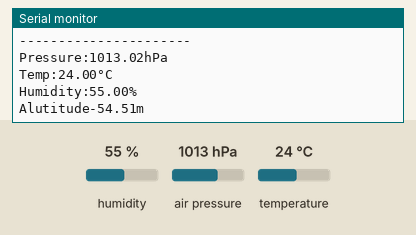
A sketch run on a simulated Arduino Uno, built with avr-gcc and run on an emulated ATmega328P. On the bench: the last lines printed to the serial monitor. Wiring (inferred from the names in the program): BME280 sensor at I2C address 0x76. The test bench sets the inputs (shaded band); at power-on: humidity 55 %, air pressure 1013 hPa, temperature 24 °C.

Above: at 2.2 s.
2.3 s: humidity set to 22 %
At 3.6 s:
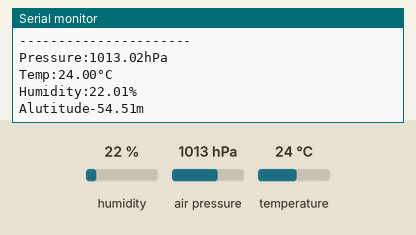
3.8 s: air pressure set to 952 hPa
At 5.0 s:
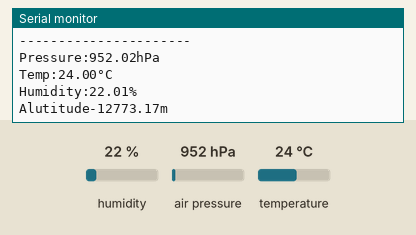
5.3 s: temperature set to 12 °C
At 6.9 s:
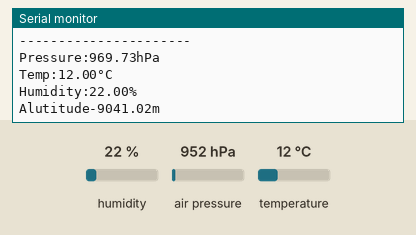
Timing chart, 0 to 8.4 s (numbered marks = the images above; inputs shaded):
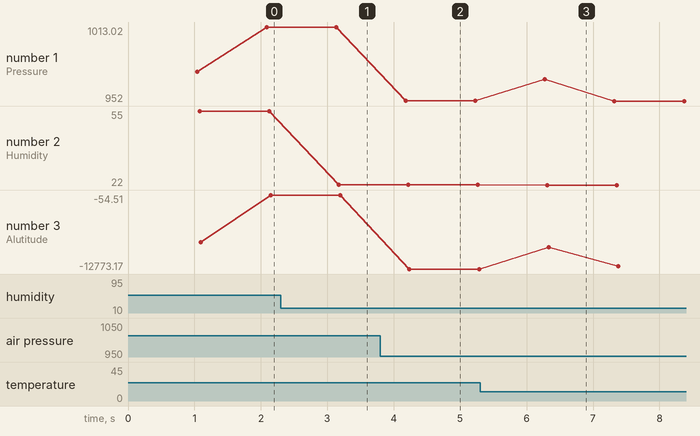

Measured:
- after the input at 2.3 s, the serial monitor: prints a new line after 0.87 s (image 1)
- after the input at 3.8 s, the serial monitor: prints a new line after 0.38 s (image 2)
- after the input at 5.3 s, the serial monitor: prints a new line after 0.98 s (image 3)
- plotted number 1: 1013.02 → 952.02 after the input at 3.8 s, 952.02 → 952 after the input at 5.3 s
- plotted number 2: 55 → 22.01 after the input at 2.3 s, 22.01 → 22 after the input at 5.3 s
- plotted number 3: -54.51 → -12773.17 after the input at 3.8 s, -12773.17 → -12260.85 after the input at 5.3 s

The sketch:

BME280_i2c.ino
```cpp
#include <Wire.h>

//アドレス指定
#define BME280_ADDR 0x76
#define CONFIG 0xF5
#define CTRL_MEAS 0xF4
#define CTRL_HUM 0xF2

//気温補正データ
uint16_t dig_T1;
int16_t  dig_T2;
int16_t  dig_T3;

//湿度補正データ
uint8_t  dig_H1;
int16_t  dig_H2;
uint8_t  dig_H3;
int16_t  dig_H4;
int16_t  dig_H5;
int8_t   dig_H6;

//気圧補正データ
uint16_t dig_P1;
int16_t  dig_P2;
int16_t  dig_P3;
int16_t  dig_P4;
int16_t  dig_P5;
int16_t  dig_P6;
int16_t  dig_P7;
int16_t  dig_P8;
int16_t  dig_P9;

unsigned char dac[26];
unsigned int i;

int32_t t_fine;
int32_t adc_P, adc_T, adc_H;
int32_t  temp_cal;
uint32_t humi_cal, pres_cal;
double temp, humi, pres , alt;
double p0 = 1013.25;

void setup() {
  //シリアル通信初期化
  Serial.begin(9600);//シリアル通信を9600bpsで初期化

  //I2C初期化
  Wire.begin();//I2Cを初期化

  //BME280動作設定
  Wire.beginTransmission(BME280_ADDR);//I2Cスレーブ「Arduino Uno」のデータ送信開始
  Wire.write(CONFIG);//動作設定
  Wire.write(0x00);//「単発測定」、「フィルタなし」、「SPI 4線式」
  Wire.endTransmission();//I2Cスレーブ「Arduino Uno」のデータ送信終了

  //BME280測定条件設定
  Wire.beginTransmission(BME280_ADDR);//I2Cスレーブ「Arduino Uno」のデータ送信開始
  Wire.write(CTRL_MEAS);//測定条件設定
  Wire.write(0x24);//「温度・気圧オーバーサンプリングx1」、「スリープモード」
  Wire.endTransmission();//I2Cスレーブ「Arduino Uno」のデータ送信終了

  //BME280温度測定条件設定
  Wire.beginTransmission(BME280_ADDR);//I2Cスレーブ「Arduino Uno」のデータ送信開始
  Wire.write(CTRL_HUM);//湿度測定条件設定
  Wire.write(0x01);//「湿度オーバーサンプリングx1」
  Wire.endTransmission();//I2Cスレーブ「Arduino Uno」のデータ送信終了

  //BME280補正データ取得
  Wire.beginTransmission(BME280_ADDR);//I2Cスレーブ「Arduino Uno」のデータ送信開始
  Wire.write(0x88);//出力データバイトを「補正データ」のアドレスに指定
  Wire.endTransmission();//I2Cスレーブ「Arduino Uno」のデータ送信終了

  Wire.requestFrom(BME280_ADDR, 26);//I2Cデバイス「BME280」に26Byteのデータ要求
  for (i=0; i<26; i++){
    while (Wire.available() == 0 ){}
    dac[i] = Wire.read();//dacにI2Cデバイス「BME280」のデータ読み込み
  }

  dig_T1 = ((uint16_t)((dac[1] << 8) | dac[0]));
  dig_T2 = ((int16_t)((dac[3] << 8) | dac[2]));
  dig_T3 = ((int16_t)((dac[5] << 8) | dac[4]));

  dig_P1 = ((uint16_t)((dac[7] << 8) | dac[6]));
  dig_P2 = ((int16_t)((dac[9] << 8) | dac[8]));
  dig_P3 = ((int16_t)((dac[11] << 8) | dac[10]));
  dig_P4 = ((int16_t)((dac[13] << 8) | dac[12]));
  dig_P5 = ((int16_t)((dac[15] << 8) | dac[14]));
  dig_P6 = ((int16_t)((dac[17] << 8) | dac[16]));
  dig_P7 = ((int16_t)((dac[19] << 8) | dac[18]));
  dig_P8 = ((int16_t)((dac[21] << 8) | dac[20]));
  dig_P9 = ((int16_t)((dac[23] << 8) | dac[22]));

  dig_H1 = ((uint8_t)(dac[25]));

  Wire.beginTransmission(BME280_ADDR);//I2Cスレーブ「Arduino Uno」のデータ送信開始
  Wire.write(0xE1);//出力データバイトを「補正データ」のアドレスに指定
  Wire.endTransmission();//I2Cスレーブ「Arduino Uno」のデータ送信終了

  Wire.requestFrom(BME280_ADDR, 7);//I2Cデバイス「BME280」に7Byteのデータ要求
  for (i=0; i<7; i++){
    while (Wire.available() == 0 ){}
    dac[i] = Wire.read();//dacにI2Cデバイス「BME280」のデータ読み込み
  }

  dig_H2 = ((int16_t)((dac[1] << 8) | dac[0]));
  dig_H3 = ((uint8_t)(dac[2]));
  dig_H4 = ((int16_t)((dac[3] << 4) + (dac[4] & 0x0F)));
  dig_H5 = ((int16_t)((dac[5] << 4) + ((dac[4] >> 4) & 0x0F)));
  dig_H6 = ((int8_t)dac[6]);

  delay(1000);//1000msec待機(1秒待機)
}

void loop() {

  //BME280測定条件設定(1回測定後、スリープモード)
  Wire.beginTransmission(BME280_ADDR);//I2Cスレーブ「Arduino Uno」のデータ送信開始
  Wire.write(CTRL_MEAS);//測定条件設定
  Wire.write(0x25);//「温度・気圧オーバーサンプリングx1」、「1回測定後、スリープモード」
  Wire.endTransmission();//I2Cスレーブ「Arduino Uno」のデータ送信終了
  delay(10);//10msec待機

  //測定データ取得
  Wire.beginTransmission(BME280_ADDR);//I2Cスレーブ「Arduino Uno」のデータ送信開始
  Wire.write(0xF7);//出力データバイトを「気圧データ」のアドレスに指定
  Wire.endTransmission();//I2Cスレーブ「Arduino Uno」のデータ送信終了

  Wire.requestFrom(BME280_ADDR, 8);//I2Cデバイス「BME280」に8Byteのデータ要求
  for (i=0; i<8; i++){
    while (Wire.available() == 0 ){}
    dac[i] = Wire.read();//dacにI2Cデバイス「BME280」のデータ読み込み
  }

  adc_P = ((uint32_t)dac[0] << 12) | ((uint32_t)dac[1] << 4) | ((dac[2] >> 4) & 0x0F);
  adc_T = ((uint32_t)dac[3] << 12) | ((uint32_t)dac[4] << 4) | ((dac[5] >> 4) & 0x0F);
  adc_H = ((uint32_t)dac[6] << 8) | ((uint32_t)dac[7]);

  pres_cal = BME280_compensate_P_int32(adc_P);//気圧データ補正計算
  temp_cal = BME280_compensate_T_int32(adc_T);//温度データ補正計算
  humi_cal = bme280_compensate_H_int32(adc_H);//湿度データ補正計算

  pres = (float)pres_cal / 100.0;//気圧データを実際の値に計算
  temp = (float)temp_cal / 100.0;//温度データを実際の値に計算
  humi = (float)humi_cal / 1024.0;//湿度データを実際の値に計算
  alt  = ((pow(p0/pres,-5.257)-1)*(temp + 273.15))/0.0065;

  //シリアルモニタ送信
  Serial.println("----------------------");
  Serial.print("Pressure:");//文字列「Pressure:」をシリアルモニタに送信
  Serial.print(pres);//「pres」をシリアルモニタに送信
  Serial.println("hPa ");//文字列「hPa 」をシリアルモニタに送信
  Serial.print("Temp:");//文字列「Temp:」をシリアルモニタに送信
  Serial.print(temp);//「temp」をシリアルモニタに送信
  Serial.println("°C ");//文字列「°C 」をシリアルモニタに送信
  Serial.print("Humidity:");//文字列「Humidity:」をシリアルモニタに送信
  Serial.print(humi);//「humi」をシリアルモニタに送信
  Serial.println("%");//文字列「%」をシリアルモニタに送信、改行
  Serial.print("Alutitude");
  Serial.print(alt);
  Serial.println("m");
  delay(1000);//1000msec待機(1秒待機)
}

//温度補正 関数
int32_t BME280_compensate_T_int32(int32_t adc_T)
{
  int32_t var1, var2, T;
  var1  = ((((adc_T>>3) - ((int32_t)dig_T1<<1))) * ((int32_t)dig_T2)) >> 11;
  var2  = (((((adc_T>>4) - ((int32_t)dig_T1)) * ((adc_T>>4) - ((int32_t)dig_T1))) >> 12) * ((int32_t)dig_T3)) >> 14;
  t_fine = var1 + var2;
  T  = (t_fine * 5 + 128) >> 8;
  return T;
}

//湿度補正 関数
uint32_t bme280_compensate_H_int32(int32_t adc_H)
{
  int32_t v_x1_u32r;

  v_x1_u32r = (t_fine - ((int32_t)76800));
  v_x1_u32r = (((((adc_H << 14) - (((int32_t)dig_H4) << 20) - (((int32_t)dig_H5) * v_x1_u32r)) + ((int32_t)16384)) >> 15) * (((((((v_x1_u32r * ((int32_t)dig_H6)) >> 10) * (((v_x1_u32r * ((int32_t)dig_H3)) >> 11) + ((int32_t)32768))) >> 10) + ((int32_t)2097152)) *
((int32_t)dig_H2) + 8192) >> 14));
  v_x1_u32r = (v_x1_u32r - (((((v_x1_u32r >> 15) * (v_x1_u32r >> 15)) >> 7) * ((int32_t)dig_H1)) >> 4));
  v_x1_u32r = (v_x1_u32r < 0 ? 0 : v_x1_u32r);
  v_x1_u32r = (v_x1_u32r > 419430400 ? 419430400 : v_x1_u32r);
  return (uint32_t)(v_x1_u32r>>12);
}

//気圧補正 関数
uint32_t BME280_compensate_P_int32(int32_t adc_P)
{
  int32_t var1, var2;
  uint32_t p;
  var1 = (((int32_t)t_fine)>>1) - (int32_t)64000;
  var2 = (((var1>>2) * (var1>>2)) >> 11 ) * ((int32_t)dig_P6);
  var2 = var2 + ((var1*((int32_t)dig_P5))<<1);
  var2 = (var2>>2)+(((int32_t)dig_P4)<<16);
  var1 = (((dig_P3 * (((var1>>2) * (var1>>2)) >> 13 )) >> 3) + ((((int32_t)dig_P2) * var1)>>1))>>18;
  var1 =((((32768+var1))*((int32_t)dig_P1))>>15);
  if (var1 == 0)
  {
    return 0; // avoid exception caused by division by zero
  }
  p = (((uint32_t)(((int32_t)1048576)-adc_P)-(var2>>12)))*3125;
  if (p < 0x80000000)
  {
    p = (p << 1) / ((uint32_t)var1);
  }
  else
  {
    p = (p / (uint32_t)var1) * 2;
  }
  var1 = (((int32_t)dig_P9) * ((int32_t)(((p>>3) * (p>>3))>>13)))>>12;
  var2 = (((int32_t)(p>>2)) * ((int32_t)dig_P8))>>13;
  p = (uint32_t)((int32_t)p + ((var1 + var2 + dig_P7) >> 4));
  return p;
}
```
